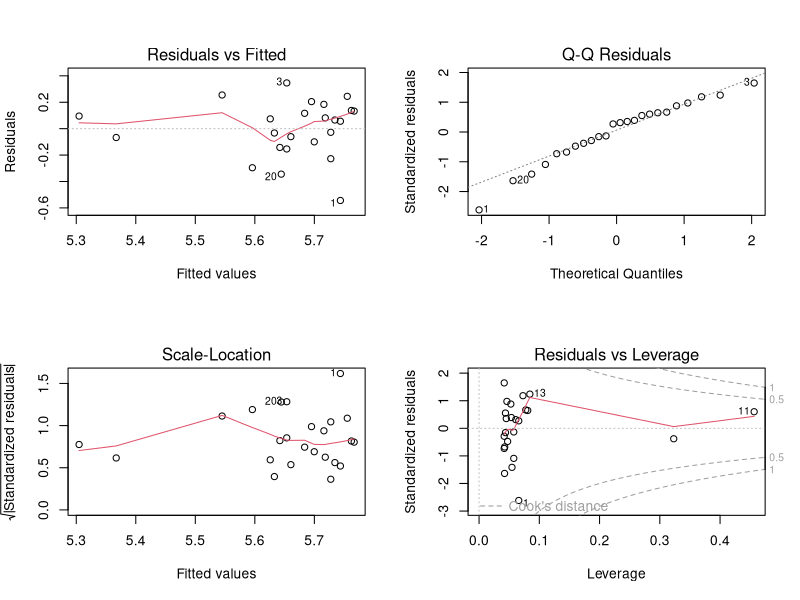
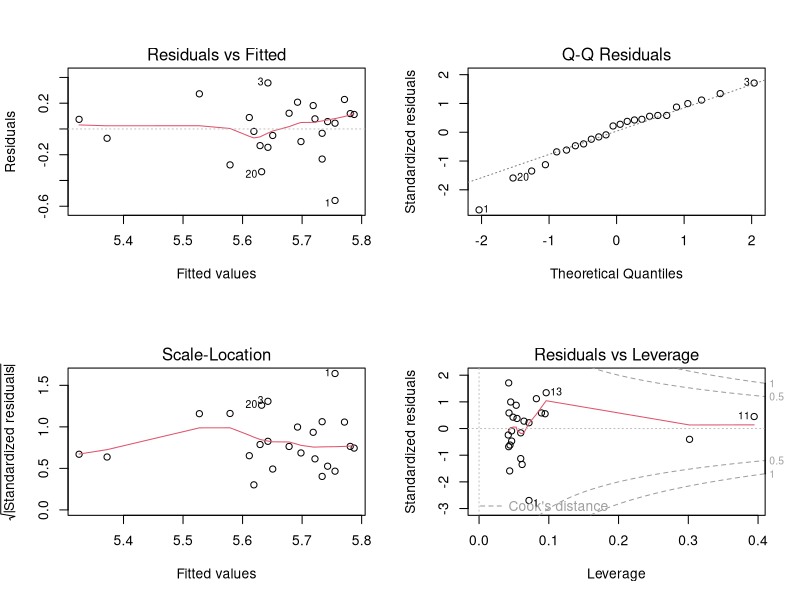
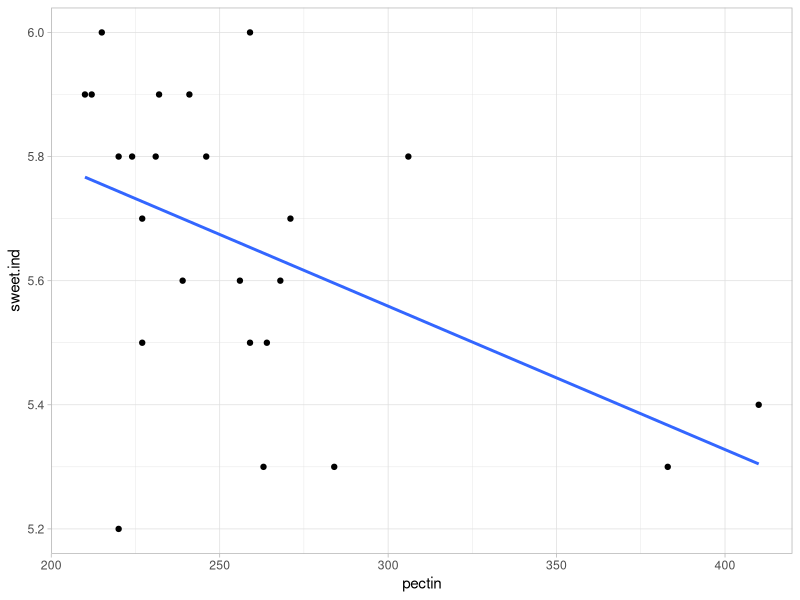

Write the R code that produced these figures, in order.
## ---- chunk 1
library(tidyverse, quietly = T)
sweet.ind <- c(
  5.2,
  5.5,
  6.0,
  5.9,
  5.8,
  6.0,
  5.8,
  5.6,
  5.6,
  5.9,
  5.4,
  5.6,
  5.8,
  5.5,
  5.3,
  5.3,
  5.7,
  5.5,
  5.7,
  5.3,
  5.9,
  5.8,
  5.8,
  5.9
)
pectin <- c(
  220,
  227,
  259,
  210,
  224,
  215,
  231,
  268,
  239,
  212,
  410,
  256,
  306,
  259,
  284,
  383,
  271,
  264,
  227,
  263,
  232,
  220,
  246,
  241
)
df <- data.frame(pectin=pectin, sweet.ind=sweet.ind)

#a
fit1 <- fit <- lm(data = df, formula = sweet.ind~pectin)
par(mfrow = c(2, 2))
plot(fit1)

#From residuals vs fitted we see that no apparent pattern exist but the line is
#not smooth thus we cant say the data is linear. we can try transforming data

#From qqplot we can suspect this being not normal as first 3 points are very 
#far away from the line, testing with shapiro is advised.
shapiro.test(fit1$residuals)
#p value is bigger than 0.05 thus we can assume normality.

#homogenity of variance is not constant. transformation required.

#no points in leverage plot is higher or lesser than |3| thus is good.

#Conclusion: transformation required, testing normality is advised.

#Because these assumptions are required to have a model that works as intended.
#Drawing a line is easy, but drawing a line that can give you good predictions is
#after all what we are after.

#b
fit2 <- lm(data = df, formula = sweet.ind~log(pectin)) #this works better
par(mfrow = c(2, 2))
plot(fit2)
#all extremities are lower in this version. Meaning this version of regression
#is better than non log version
fit2$call
df %>% ggplot(aes(x=pectin, y=sweet.ind)) + geom_point() + 
  geom_smooth(method = "lm", se = F, formula = y~x) + theme_light()

#c
summary(fit2)
#both B0 and B1 have p values less than 0.05 thus they are both significant
#R squared value is low thus this linear model doesnt have much precision
#F statistic has value 6.889 with degrees of freedom 1, 22
6.889 > df(0.05, 1, 22)
#Thus at alpha = 0.05 this regression model is significant
#Seems like a non linear model would fit better from graph

#d
anova(fit2)
#as p value is less than 0.05 this model is significant.

#e
predict(fit2, newdata = data.frame(pectin=300))

## ---- chunk 2
df2 <- cbind(Mechanical=c(50,40), Electrical=c(30,30), Other=c(60,40))
rownames(df2) <- c("Design1", "Design2")
df2 <- as.table(df2)
chisq.test(df2)
#As p value is higher than 0.05 we can conclude that rows are independent
## ---- chunk 3
df3 <- cbind(Case=c(64,230-64), Control=c(270-134,134))
rownames(df3) <- c("Exposed", "Unexposed")
df3 <- as.table(df3)

caseinex <- df3[1,1]/sum(df3[1,])
caseinex

odds <- (df3[1,1]/sum(df3[1,]))/(df3[2,1]/sum(df3[2,]))
odds
#odds ratio here means that being a case while exposed to caffeine is 0.5783.. 
#times more likely than being a case when not exposed. Meaning caffeine lowers 
#the odds of having parkinsons. If we are talking just from this table then this is
#indeed the case but to have a solid idea more testing and research is required.
